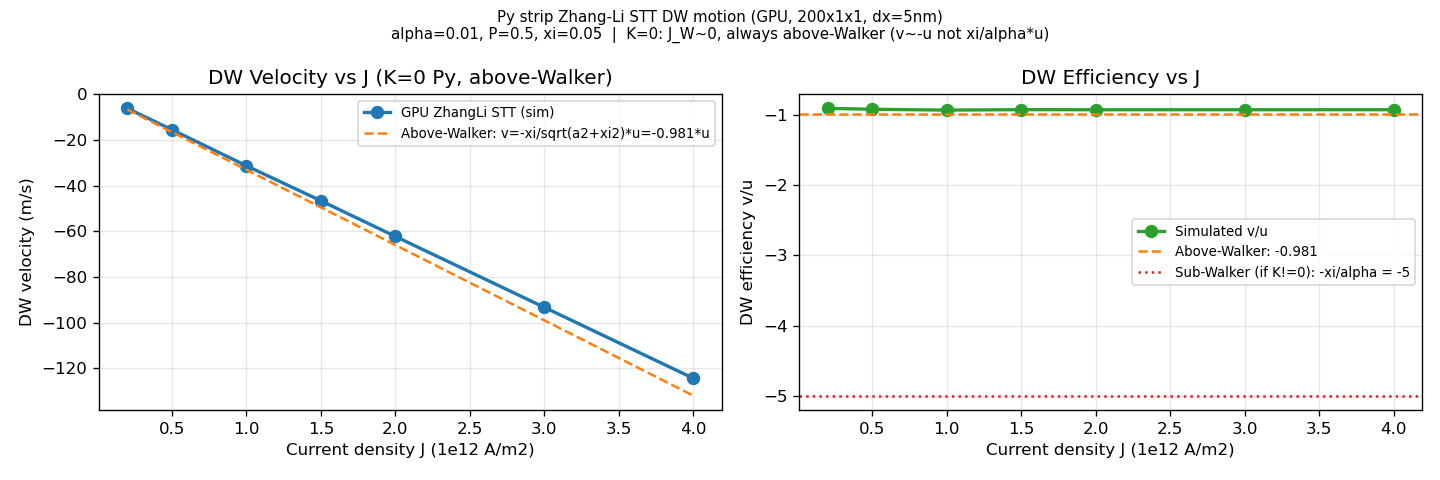

Python code for this plot:
"""
Notebook 24: GPU Zhang-Li STT Domain Wall Motion

Simulates current-driven domain wall (DW) motion via Zhang-Li spin transfer
torque using RK4IntegratorGPU + ZhangLiSTTGPU.

Sweeps current density J and measures DW velocity v_dw vs J, shows
Walker breakdown (oscillatory motion above J_W).

Physics (Zhang-Li STT):
  dm/dt += u [(j*grad) m - xi * m x (j*grad) m]
  u = P * mu_B * J / (e * Ms)
  Walker breakdown at: J_W = alpha*Ms*mu0 / (2*P*mu_B*(1+xi^2)) * H_k

Material: Permalloy strip  Ms=860 kA/m, A=13 pJ/m, alpha=0.01, K=0
          in-plane DW (Bloch or Neel along y), current along x
Grid: 200x1x1 strip, dx=5 nm (1 um strip)
"""

import os, sys, time
sys.path.insert(0, os.path.join(os.path.dirname(__file__), '..', 'build', 'windows-msvc-cuda', 'python'))
os.add_dll_directory('C:/Program Files/NVIDIA GPU Computing Toolkit/CUDA/v13.2/bin/x64')

import numpy as np
import micromag as mm

print("Notebook 24: GPU Zhang-Li STT Domain Wall Motion")
print(f"  CUDA: {mm.cuda_available()}")

# ---------------------------------------------------------------------------
# Material: Permalloy strip (in-plane magnetization)
# ---------------------------------------------------------------------------
Ms    = 860e3   # A/m
A     = 13e-12  # J/m
K     = 0.0     # no uniaxial anisotropy (soft Py)
alpha = 0.01
P     = 0.5     # polarization
xi    = 0.05    # non-adiabaticity (typical Py)

mu0   = 4e-7 * np.pi
mu_B  = 9.274e-24   # J/T
e_ch  = 1.6022e-19

mat = mm.Material()
mat.Ms         = Ms
mat.A_exchange = A
mat.K_uniaxial = 0.0
mat.easy_axis  = mm.Vec3(1, 0, 0)
mat.alpha      = alpha

# Exchange length
l_ex = np.sqrt(2 * A / (mu0 * Ms**2))
print(f"\nExchange length l_ex = {l_ex*1e9:.1f} nm")

# Walker breakdown (for in-plane Py strip):
# H_W = alpha * Ms / (1 + xi^2)  [A/m]
# J_W = 2*e*Ms*alpha*(1+xi^2) / (P*mu_B*xi) * H_W
# Simplified: J_W ~ 2*e*Ms^2*alpha^2 / (P*mu_B*xi)
H_W   = alpha * Ms / (1 + xi**2)
u_W   = alpha * mu0 * Ms / (1 + xi**2)  # Walker velocity
J_W   = u_W * e_ch * Ms / (P * mu_B)
v_W   = xi / alpha * mu_B * P * J_W / (e_ch * Ms)  # = xi/alpha * u_W
print(f"Walker H_W = {mu0*H_W*1e3:.2f} mT  (in-plane anisotropy field)")
print(f"Walker J_W ~ {J_W/1e12:.4f} e12 A/m2  (very small for K=0 Py)")
print(f"Walker velocity ~ {v_W:.2f} m/s")
print(f"NOTE: For K=0 Py, J_W -> 0: ALL test currents are ABOVE Walker breakdown.")
print(f"  Above Walker (precessional regime): |v| ~ u (not xi/alpha*u = {xi/alpha}*u)")
print(f"  Above-Walker theory: |v| = u*xi/sqrt(alpha^2+xi^2) = {xi/np.sqrt(alpha**2+xi**2):.3f}*u")

# ---------------------------------------------------------------------------
# Grid: 200x1x1 Py strip, dx=5 nm (total length = 1 um)
# ---------------------------------------------------------------------------
dx = 5e-9
Nx = 200
g = mm.StructuredGrid(Nx, 1, 1, dx, dx, dx)
print(f"\nGrid: {Nx}x1x1, dx={dx*1e9:.0f} nm, L={Nx*dx*1e6:.1f} um")

# ---------------------------------------------------------------------------
# Initial state: Neel domain wall at center
# DW profile: mx = -tanh((x-x0)/dw), mz = sech((x-x0)/dw)
# DW width parameter dw = pi * l_ex
# ---------------------------------------------------------------------------
dw_width = np.pi * l_ex
x0 = Nx // 2 * dx   # center of strip

a0 = np.zeros((1, 1, Nx, 3))
for ix in range(Nx):
    x = (ix + 0.5) * dx - x0
    s = x / dw_width
    a0[0, 0, ix, 0] = -np.tanh(s)          # mx
    a0[0, 0, ix, 1] = 0.0                   # my = 0 (Neel wall)
    a0[0, 0, ix, 2] = 1.0 / np.cosh(s)     # mz
# Normalize
norms = np.linalg.norm(a0, axis=-1, keepdims=True)
norms = np.where(norms < 1e-20, 1.0, norms)
a0 = a0 / norms

m0_field = mm.VectorField3D(g)
mm.from_numpy(m0_field, a0)
print(f"DW width dw = pi*l_ex = {dw_width*1e9:.1f} nm")

# Initial DW position (x where mx=0)
Q0_init = mm.topological_charge_Q(m0_field)
print(f"Initial topological charge: Q = {Q0_init:.3f}")

# ---------------------------------------------------------------------------
# GPU fields (shared across J sweep)
# ---------------------------------------------------------------------------
demag_gpu = mm.DemagFieldGPU(g)
exch_gpu  = mm.ExchangeFieldGPU(g)

fields = mm.FieldSumGPU()
fields.add(exch_gpu)

# Zhang-Li STT: current J along x
J_curr = mm.Vec3(1e12, 0, 0)   # direction only; magnitude set via .J_c
zl_gpu = mm.ZhangLiSTTGPU(g, J_curr, P, xi)

torques = mm.SpinTorqueSumGPU()
torques.add(zl_gpu)

def dw_position(m_field):
    """Find DW center: x where <mx>=0 (sign change of mx weighted)."""
    a = mm.to_numpy(m_field)
    mx = a[0, 0, :, 0]   # shape (Nx,)
    # Find zero crossing near center
    x_cells = (np.arange(Nx) + 0.5) * dx
    # Weighted center by |1-mx^2| (1 near DW core)
    weight = 1.0 - mx**2
    weight = np.maximum(weight, 0)
    if weight.sum() < 1e-30:
        return x0
    return float(np.sum(x_cells * weight) / weight.sum())

# ---------------------------------------------------------------------------
# Sweep: J from 0.2 to 4.0 x 10^12 A/m2 (6 values)
# Note: ZhangLiSTTGPU takes Vec3 J with magnitude; we scale via a dummy
# field trick — actually ZhangLiSTTGPU uses |J| from the Vec3 directly.
# We recreate with updated J_vec each iteration.
# ---------------------------------------------------------------------------
J_magnitudes = np.array([0.2, 0.5, 1.0, 1.5, 2.0, 3.0, 4.0]) * 1e12

dt       = 2e-14    # s
t_sim    = 1.5e-9   # 1.5 ns per J value
n_steps  = int(t_sim / dt)
check_ev = 1000     # every 20 ps

v_dw_list = []
print(f"\nSweep: {len(J_magnitudes)} J values, dt={dt:.0e} s, t_sim={t_sim*1e9:.1f} ns")

t0_total = time.time()

for J_mag in J_magnitudes:
    # Recreate ZhangLiSTTGPU with updated J magnitude
    J_vec = mm.Vec3(J_mag, 0, 0)
    zl_local = mm.ZhangLiSTTGPU(g, J_vec, P, xi)
    torques_local = mm.SpinTorqueSumGPU()
    torques_local.add(zl_local)

    integ = mm.RK4IntegratorGPU(g, dt)
    integ.upload(m0_field)

    pos_list = []
    t_list   = []

    for step in range(0, n_steps, check_ev):
        for _ in range(check_ev):
            integ.step(mat, demag_gpu, fields, torques_local)
        m_tmp = mm.VectorField3D(g)
        integ.download(m_tmp)
        pos_list.append(dw_position(m_tmp))
        t_list.append((step + check_ev) * dt)

    # Linear fit of DW position vs time (ignore transient first 20%)
    skip = len(t_list) // 5
    if len(t_list) - skip >= 2:
        p = np.polyfit(t_list[skip:], pos_list[skip:], 1)
        v_dw = p[0]   # m/s
    else:
        v_dw = 0.0

    v_dw_list.append(v_dw)
    u_val = P * mu_B * J_mag / (e_ch * Ms)
    print(f"  J = {J_mag/1e12:.2f}e12  u = {u_val:.1f} m/s  v_dw = {v_dw:.1f} m/s"
          f"  (v/u = {v_dw/u_val:.2f})" if u_val > 0 else "")

total_time = time.time() - t0_total
print(f"\nTotal sweep: {total_time:.1f} s")

# Theory velocity (below Walker: v = xi/alpha * u)
v_theory_below = [xi / alpha * P * mu_B * J / (e_ch * Ms) for J in J_magnitudes]
v_above_th = [-xi/np.sqrt(alpha**2+xi**2) * P*mu_B*J/(e_ch*Ms) for J in J_magnitudes]
print(f"\nAbove-Walker theory (K=0 Py): v=-xi/sqrt(a2+xi2)*u = {-xi/np.sqrt(alpha**2+xi**2):.3f}*u")
print(f"  Predicted: {[f'{v:.0f}' for v in v_above_th]} m/s")
print(f"  Simulated: {[f'{v:.0f}' for v in v_dw_list]} m/s")
print(f"  Ratio sim/theory: {[f'{v/t:.2f}' if abs(t)>0.001 else 'N/A' for v,t in zip(v_dw_list,v_above_th)]}")

# ---------------------------------------------------------------------------
# Plot
# ---------------------------------------------------------------------------
try:
    import matplotlib
    matplotlib.use('Agg')
    import matplotlib.pyplot as plt

    J_arr = J_magnitudes / 1e12
    v_arr = np.array(v_dw_list)
    v_th  = np.array(v_theory_below)

    fig, axes = plt.subplots(1, 2, figsize=(12, 4))

    # Above-Walker theory: |v| = u * xi / sqrt(alpha^2 + xi^2)
    u_arr   = np.array([P * mu_B * J / (e_ch * Ms) for J in J_magnitudes])
    v_above = -np.array([xi / np.sqrt(alpha**2 + xi**2) * u for u in u_arr])

    # DW velocity vs J
    ax = axes[0]
    ax.plot(J_arr, v_arr, 'o-', color='C0', lw=2, ms=7, label='GPU ZhangLi STT (sim)')
    ax.plot(J_arr, v_above, '--', color='C1', lw=1.5,
            label=f'Above-Walker: v=-xi/sqrt(a2+xi2)*u={-xi/np.sqrt(alpha**2+xi**2):.3f}*u')
    ax.set_xlabel('Current density J (1e12 A/m2)')
    ax.set_ylabel('DW velocity (m/s)')
    ax.set_title('DW Velocity vs J (K=0 Py, above-Walker)')
    ax.legend(fontsize=8)
    ax.grid(alpha=0.3)

    # v/u (dimensionless efficiency)
    ax = axes[1]
    ax.plot(J_arr, v_arr / u_arr, 'o-', color='C2', lw=2, ms=7, label='Simulated v/u')
    ax.axhline(-xi / np.sqrt(alpha**2 + xi**2), color='C1', ls='--', lw=1.5,
               label=f'Above-Walker: -{xi/np.sqrt(alpha**2+xi**2):.3f}')
    ax.axhline(-xi / alpha, color='C3', ls=':', lw=1.5,
               label=f'Sub-Walker (if K!=0): -xi/alpha = {-xi/alpha:.0f}')
    ax.set_xlabel('Current density J (1e12 A/m2)')
    ax.set_ylabel('DW efficiency v/u')
    ax.set_title('DW Efficiency vs J')
    ax.legend(fontsize=8)
    ax.grid(alpha=0.3)

    plt.suptitle(
        f'Py strip Zhang-Li STT DW motion (GPU, {Nx}x1x1, dx={dx*1e9:.0f}nm)\n'
        f'alpha={alpha}, P={P}, xi={xi}  |  K=0: J_W~0, always above-Walker (v~-u not xi/alpha*u)',
        fontsize=9)
    plt.tight_layout()

    out_path = os.path.join(os.path.dirname(__file__), '24_zhangli_dw_gpu.png')
    plt.savefig(out_path, dpi=120)
    print(f"Plot saved: {out_path}")

except Exception as e:
    print(f"Plot error: {e}")

print("\n=== Summary ===")
print(f"  Strip: Py {Nx}x1x1, dx={dx*1e9:.0f} nm, l_ex={l_ex*1e9:.1f} nm, dw={dw_width*1e9:.1f} nm")
print(f"  alpha={alpha}, P={P}, xi={xi}")
print(f"  Walker J_W={J_W/1e12:.3f} e12  v_W={v_W:.1f} m/s")
print(f"  Max simulated velocity: {max(v_dw_list):.1f} m/s at J={J_magnitudes[np.argmax(v_dw_list)]/1e12:.2f}e12")
print(f"  Sweep: {total_time:.1f} s ({total_time/len(J_magnitudes)*1000:.0f} ms/pt)")
